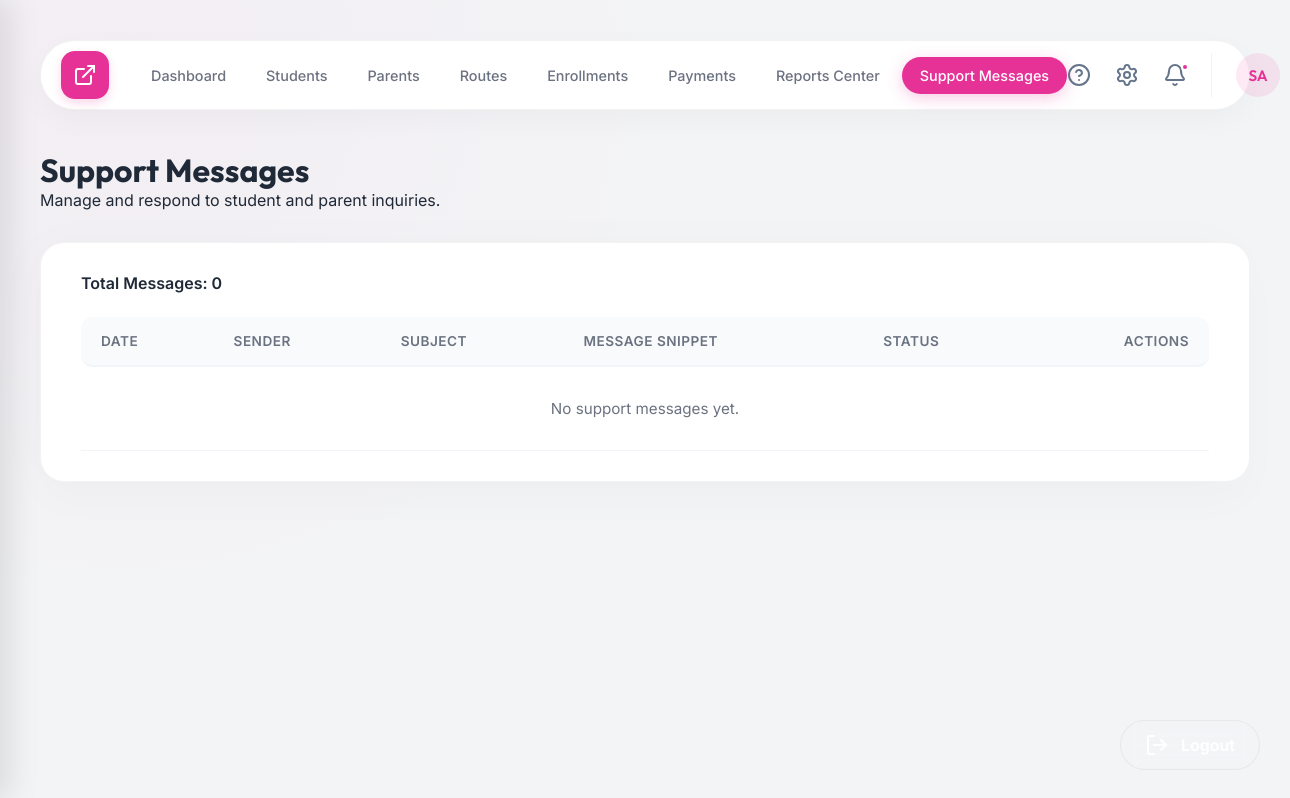
The page /admin.php?page=admin_support (signed in) on the database as committed earlier.
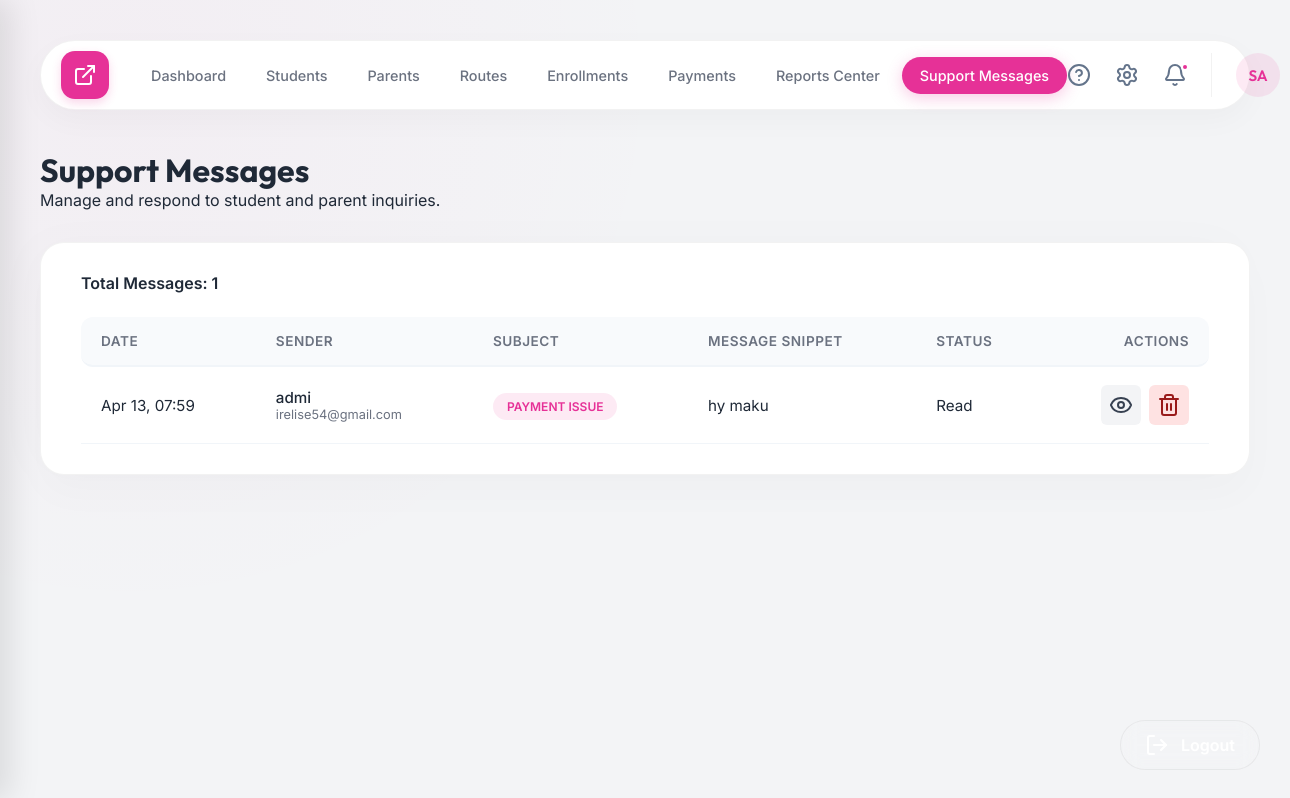
The same page on the database as committed later.
### tables this page shows
CREATE TABLE support_messages (
        id INTEGER PRIMARY KEY AUTOINCREMENT,
        fullname VARCHAR(150),
        email VARCHAR(100),
        subject VARCHAR(150),
        message TEXT,
        created_at TIMESTAMP DEFAULT CURRENT_TIMESTAMP,
        status VARCHAR(20) DEFAULT 'New'
    );

### pages/admin_support.php (the view, shortened to what this page needs)
<?php
require_once 'backend/db.php';
$stmt = $pdo->query("SELECT * FROM support_messages ORDER BY created_at DESC");
$messages = $stmt->fetchAll();
?>
<div class="page-header">
    <div class="page-title-group">
        <h1 class="page-title">Support Messages</h1>
        <p class="page-subtitle">Manage and respond to student and parent inquiries.</p>
    </div>
</div>
<div class="table-container" style="margin-top: 2rem;">
    <div class="table-actions" style="margin-bottom: 1.5rem; display: flex; justify-content: space-between; align-items: center;">
        <div style="font-weight: 600; color: #1F2937;">
            Total Messages: <?php echo count($messages); ?>
        </div>
    </div>
    <table class="data-table">
        <thead>
            <tr>
                <th>Date</th>
                <th>Sender</th>
                <th>Subject</th>
                <th>Message Snippet</th>
                <th>Status</th>
                <th style="text-align: right;">Actions</th>
            </tr>
        </thead>
        <tbody>
            <?php if (empty($messages)): ?>
            <tr>
                <td colspan="6" style="text-align: center; padding: 2rem; color: #6B7280;">No support messages yet.</td>
            </tr>
            <?php else: ?>
                <?php foreach ($messages as $msg): ?>
                <tr>
                    <td style="white-space: nowrap;"><?php echo date('M d, H:i', strtotime($msg['created_at'])); ?></td>
                    <td>
                        <div style="font-weight: 500;"><?php echo htmlspecialchars($msg['fullname']); ?></div>
                        <div style="font-size: 0.8rem; color: #6B7280;"><?php echo htmlspecialchars($msg['email']); ?></div>
                    </td>
                    <td><span class="badge" style="background: rgba(230, 49, 151, 0.1); color: #E63197; border: none;"><?php echo htmlspecialchars($msg['subject']); ?></span></td>
                    <td title="<?php echo htmlspecialchars($msg['message']); ?>">
                        <?php echo htmlspecialchars(strlen($msg['message']) > 50 ? substr($msg['message'], 0, 47) . '...' : $msg['message']); ?>
                    </td>
                    <td>
                        <?php
                        $statusClass = $msg['status'] === 'New' ? 'status-active' : 'status-pending';
                        ?>
                        <span class="status-badge <?php echo $statusClass; ?>">
                            <?php echo $msg['status']; ?>
                        </span>
                    </td>
                    <td style="text-align: right;">
                        <div style="display: flex; gap: 0.5rem; justify-content: flex-end;">
                            <button onclick="viewMessage(<?php echo htmlspecialchars(json_encode($msg)); ?>)" class="btn" style="padding: 0.5rem; background: #F3F4F6; color: #374151; border: none; border-radius: 6px; cursor: pointer;" title="View Full Message">
                                <i data-lucide="eye" size="16"></i>
                            </button>
                            <a href="?page=admin_support&action=delete&id=<?php echo $msg['id']; ?>" class="btn" style="padding: 0.5rem; background: #FEE2E2; color: #991B1B; border: none; border-radius: 6px; cursor: pointer;" onclick="return confirm('Are you sure you want to delete this message?')" title="Delete">
                                <i data-lucide="trash-2" size="16"></i>
                            </a>
                        </div>
                    </td>
                </tr>
                <?php endforeach; ?>
            <?php endif; ?>
        </tbody>
    </table>
</div>

Rows that differ between the two databases and show on the page:
added support_messages: created_at "Apr 13, 07:59", fullname "admi", email "irelise54@gmail.com", subject "PAYMENT ISSUE", message "hy maku", status "Read"
Other text that changed with them:
count($messages): "0" → "1"
text no longer shown: "No support messages yet."
